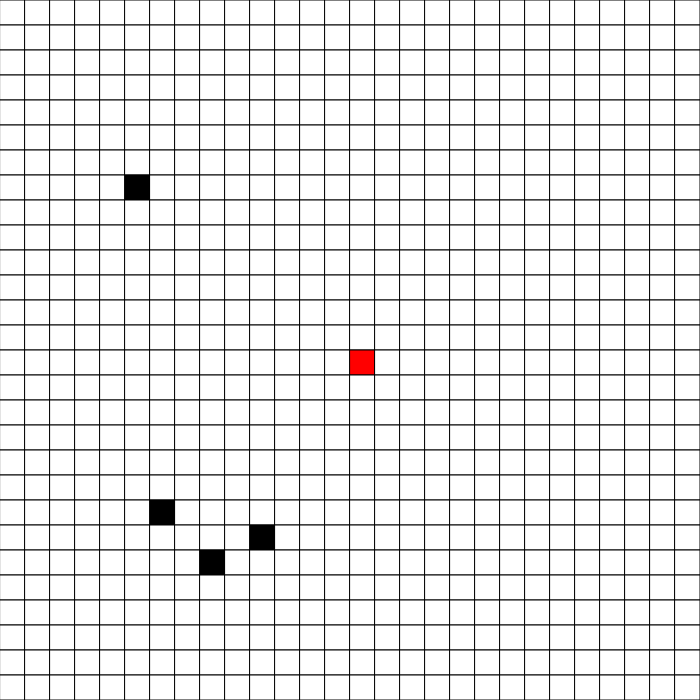
Frame 1 (no input)
Frame 60 (no input): identical to frame 1, image omitted
Frame 120 (the mouse pressed at the canvas centre since frame 60): identical to frame 1, image omitted

The p5.js sketch that drew this single still picture (run headless with seeded random() and noise() and a simulated clock; from frame 60 on, the mouse is pressed at the canvas centre):

// p5.js sketch
// ── sketch.js
// 2D Array Rectangle Grid Demo
// Pick a cell size, then fill the screen with as many as possible.
// This will likely be rectangular instead of square...

const CELL_SIZE = 25;
let level=1;
let grid;
let rows;
let cols;
const OPEN_TILE = 0;
const ALIVE_ENEMY = 1;
const DEAD_ENEMY = 2;
const PLAYER = 9;
let thePlayer = {
  x:0,
  y:0,
};


function setup() {
  createCanvas(700, 700);
  cols = Math.ceil(width/CELL_SIZE);
  rows = Math.ceil(height/CELL_SIZE);
  grid = generateGrid(cols, rows);
  
  genarateEnemies();
  thePlayer.x = rows/2;
  thePlayer.y = cols/2;
  grid[thePlayer.y][thePlayer.x] = PLAYER;
}

function draw() {
  background(220);
  displayGrid();
}

function genarateEnemies(){
  for(let i=0; i<3+level; i++){
    grid[round(random(rows))][round(random(cols))] = ALIVE_ENEMY;
    // console.log('done');
  }
}

function keyPressed(){
  if(key === '8'){
    movePlayer(thePlayer.x, thePlayer.y-1);
  }
  else if(key === '2'){
    movePlayer(thePlayer.x, thePlayer.y+1);
  }
  else if(key === '4'){
    movePlayer(thePlayer.x-1, thePlayer.y);
  }
  else if(key === '6'){
    movePlayer(thePlayer.x+1, thePlayer.y);
  }
  else if(key === '7'){
    movePlayer(thePlayer.x-1, thePlayer.y-1);
  }
  else if(key === '9'){
    movePlayer(thePlayer.x+1, thePlayer.y-1);
  }
  else if(key === '1'){
    movePlayer(thePlayer.x-1, thePlayer.y+1);
  }
  else if(key === '3'){
    movePlayer(thePlayer.x+1, thePlayer.y+1);
  }
  else if(key === '5'){
    movePlayer(thePlayer.x, thePlayer.y);
  }
}

function movePlayer(x,y){
  if(x >= 0 && x< cols && y >= 0 && y < rows && grid [y][x] === OPEN_TILE){
    
    //previos player location 
    let oldX = thePlayer.x;
    let oldY = thePlayer.y;
    
    //reset the old spot to be open
    grid[oldY][oldX] = OPEN_TILE;
    
    // keep track of where the player is 
    thePlayer.x = x;
    thePlayer.y = y;
    
    
    grid[thePlayer.y][thePlayer.x] = PLAYER;
    moveEnemies();
  }
}

function moveEnemies(){

  for (let y = 0; y < rows; y++) {
    for (let x = 0; x < cols; x++) {
      if (grid[y][x] === ALIVE_ENEMY) {
        let newX = x;
        let newY = y;

        grid[y][x] = OPEN_TILE;
        
        if (x<thePlayer.x) {
          newX++;
        }
        if (x>thePlayer.x) {
          newX--;
        }
        if (y<thePlayer.y) {
          newY++;
        }
        if (y>thePlayer.y) {
          newY--;
        }
        
        grid[newY][newX] = ALIVE_ENEMY;        
      }
    }
  }
  
}


function toggleCell(x,y){
  // make sure cell you're toggling is actually in the grid
  if (x>=0 && x < cols && y>=0 && y < rows){
    if (grid[y][x]===OPEN_TILE){
      grid[y][x]=DEAD_ENEMY;
    }
    else if (grid[y][x]===DEAD_ENEMY){
      grid[y][x]=OPEN_TILE;
    }

  }
}

function displayGrid() {
  for (let y = 0; y < rows; y++) {
    for (let x = 0; x < cols; x++) {
      if (grid[y][x] === OPEN_TILE) {
        fill("white");
      }
      else if (grid[y][x] === ALIVE_ENEMY) {
        fill("black");
      }
      else if (grid[y][x] === PLAYER) {
        fill("red");
      }
      
      // console.log(grid);
      square(x * CELL_SIZE, y * CELL_SIZE, CELL_SIZE);
    }
  }
}

// function displayGrid() {
//   for (let y = 0; y < rows; y++) {
//     for (let x = 0; x < cols; x++) {
//       if (grid[y][x] === OPEN_TILE) {
//         fill("white");
//       }
//       else if (grid[y][x] === DEAD_ENEMY) {
//         fill("black");
//       }
//       else if (grid[y][x] === PLAYER) {
//         fill("red");
//       }
      
      
//       square(x * CELL_SIZE, y * CELL_SIZE, CELL_SIZE);
//     }
//   }
// }

function generateGrid(cols, rows) {
  let newGrid = [];
  for (let y = 0; y < rows; y++) {
    newGrid.push([]);
    for (let x = 0; x < cols; x++) {
      //toss a 0 or 1 in randomly
      newGrid[y].push(0);
    }
  }
  return newGrid;
}
